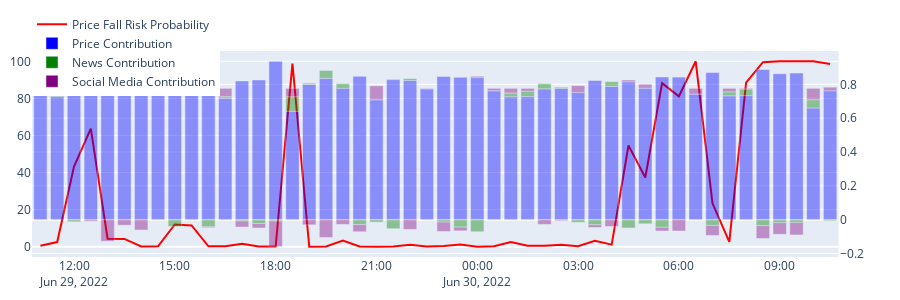

The notebook cell this image was saved under:
### Code cell
import plotly.graph_objects as go
from plotly.subplots import make_subplots
import datetime

def line_plot_double_shared_stacked_bars(df, column_x=None, column_y1=None, column_y2=None, line_name1=None, line_name2=None, line_color1=None, line_color2=None, line_fill1=None, line_fill2=None, title=None):
    fig = make_subplots(specs=[[{"secondary_y": True}]])
    # fig = make_subplots(rows=2, cols=1, shared_xaxes=True)
    if column_x is None:
        x = df.index
    else:
        x = df[column_x]

    fig.add_trace(go.Line(x=x, y=df[column_y1], fill=line_fill1, name=line_name1, marker=dict(color=line_color1)), secondary_y=False)
    for i, (col_name, line_name, line_color)  in enumerate(zip(column_y2, line_name2, line_color2)):
        fig.add_trace(go.Bar(x=x, y=df[col_name], name=line_name, marker=dict(color=line_color, opacity=0.4)), secondary_y=True)

    if title is not None:
        fig.update_layout(title_text=title)
        layout_margin_top=30
    else:
        layout_margin_top=10
    fig.update_layout(barmode='relative', margin=dict(l=10, r=10, t=layout_margin_top, b=10), height=300)
    fig.update_layout(yaxis2 = dict(range=[0, df[column_y2].abs().max()]), legend=dict(
        x=0,
        y=1.2,))
    fig['data'][0]['showlegend'] = True
    return fig

end_time = datetime.datetime(2022, 6, 30, 11, 0, 0, 0)
num_lookback_points = 2*24
df = val_df.query(f'timestamp <= "{str(end_time)}"').iloc[-num_lookback_points:]
df['prediction_logit'] = df['prediction_logit'].apply(lambda x: round(x*100,1))
# line_plot_double_shared_stacked_bars(df=df, column_x='timestamp', column_y1='prediction_logit', column_y2=['price_contribution', 'news_contribution', 'social_media_contribution'], line_name1='Price Fall Risk Probability', line_name2=['Price Contribution', 'News Contribution', 'Social Media Contribution'], line_color1='red', line_color2=['blue','green','purple'], title='')

line_plot_double_shared_stacked_bars(df=df, column_x='timestamp', 
                                                                   column_y1='prediction_logit', column_y2=['price_contribution', 'news_contribution', 'social_media_contribution'], 
                                                                   line_name1='Price Fall Probability', line_name2=['Price Contribution', 'News Contribution', 'Social Media Contribution'], 
                                                                   line_color1='grey', line_color2=['yellow','purple','blue'], title='').show()
